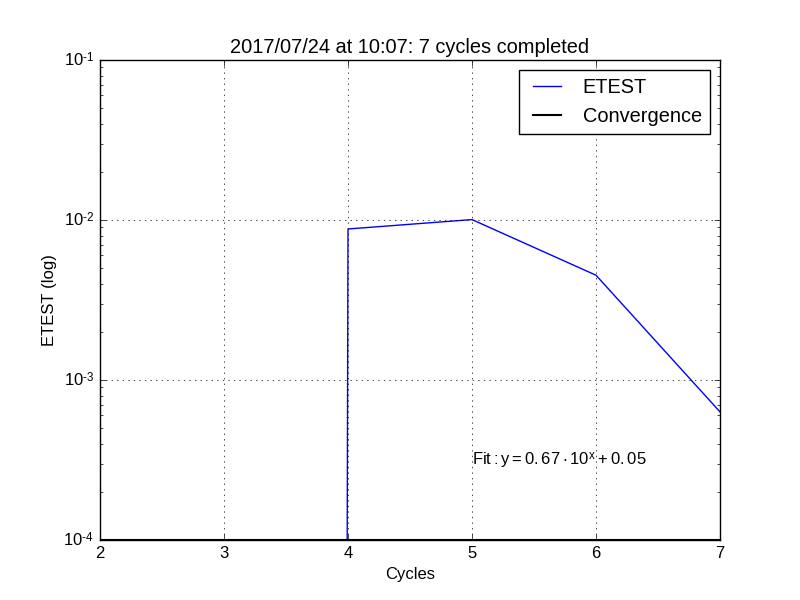

This chart was generated by the following Python code:
# %% 
# ETEST.py
#
# Read a STDOUT file generated by WIEN2k, and plot convergence criteria.
# 
# This script is called as part of ETEST.sh, a bash shell script.

# ################
# ETEST.py
# ################
#
# by Levi Tegg, 18 July 2017 (version 0.2)
#
# A Python 3.5 script to read a STDOUT file generated by WIEN2k, and plot 
# convergence criteria.
# 
# This script is called as part of ETEST.sh, a bash shell script.

# %% Import Libraries
import numpy as np # to do data manipulation
import matplotlib.pyplot as pl # to plot things
import datetime # to get date and time later
from scipy.optimize import curve_fit # to fit ETEST
# Set the default math font to be the default font, and use Arial-like fonts
pl.rcParams.update({
                    'font.family':['Helvetica','Arial','Liberation Sans'], # use these fonts, in order of preference
                    'mathtext.default':'regular', # use regular text instead of latex mathtext
                    }) 

# %% Import and parse data
# Scan the ETEST.txt file made from grep in ETEST.sh
data=np.loadtxt('ETEST.txt',comments='#',unpack='true')

# Cycle values are every third value in ETEST.txt, starting from the 0th value
cycle=(data[0::3])

# ETEST values are every third value in ETEST.txt, starting from the 1st value
Etest=(data[1::3])

# CTEST values are every third value in ETEST.txt, starting from the 2nd value
Ctest=(data[2::3])

# %% Function-fitting for ETEST
# Define the functional form of ETEST
def fit(x,m,b):
    return 10**((m * x) + b)

# Specify a fine grid over which to interpolate ETEST
cyclefine = np.linspace(4,len(cycle)+1,num=len(cycle)*100)

# Fit the coefficients of fit to match ETEST
Efitcoefficient, dummy = curve_fit(fit, cycle[2:], Etest[2:])

# Calculate the fitted curve
Efit = fit(cyclefine, Efitcoefficient[0], Efitcoefficient[1])


# %% Make plots
# Make plot of ETEST
pl.figure()
pl.plot(cycle,Etest,label='ETEST')

# If there are enough values, plot the trend line, and predict end cycle
if len(cycle) > 6:
    pl.plot(cyclefine, Efit, color='b', ls='--',label='Fit')

## Make plot of CTEST (currently disabled)
#pl.plot(cycle,Ctest,label='CTEST')

# Add Etest convergence to plot
pl.axhline(0.0001,label='Convergence',ls='-',color='k',linewidth=1.5)

# Plot options
pl.xlabel('Cycles')
pl.ylabel('ETEST (log)')
pl.yscale('log') # log scale on y axis
pl.grid('on') # grid on
pl.legend(loc='best') # add legend, location best

# Find date and time, add that to title of plot
date=datetime.datetime.now().strftime('%Y/%m/%d at %H:%M') # make string of date and time
pl.title('%s: %i cycles completed' % (date,cycle[-1])) # title is date, plus last integer in cycle array

# Put in the fitted equation as an overlay
pl.text(5, 3E-4, '$Fit: y = {0:=3.2f} \cdot 10^x + {1:=3.2f} $'.format(10**Efitcoefficient[0],10**Efitcoefficient[1]))

# Save the figure
pl.savefig('ETEST.png') # save as ETEST.png
